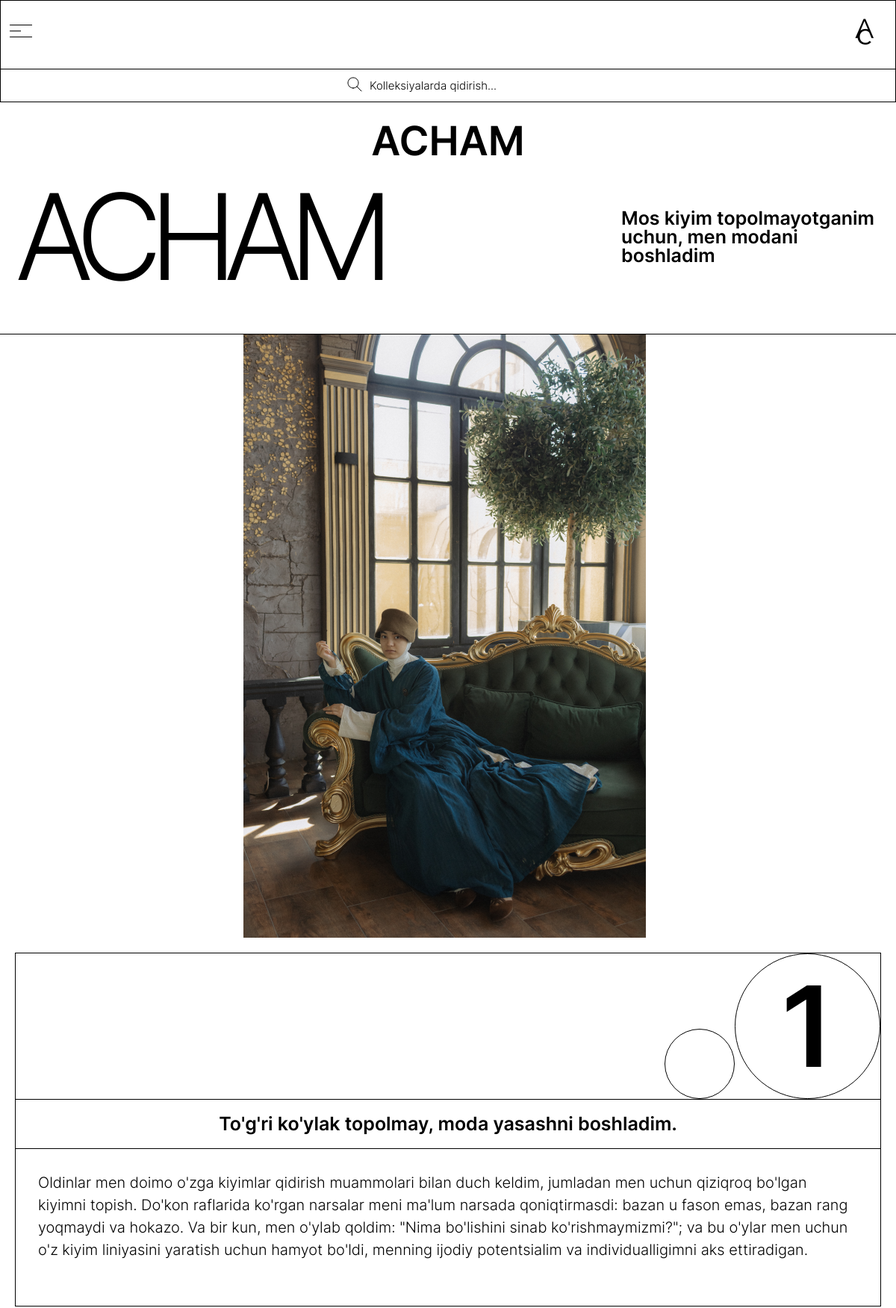
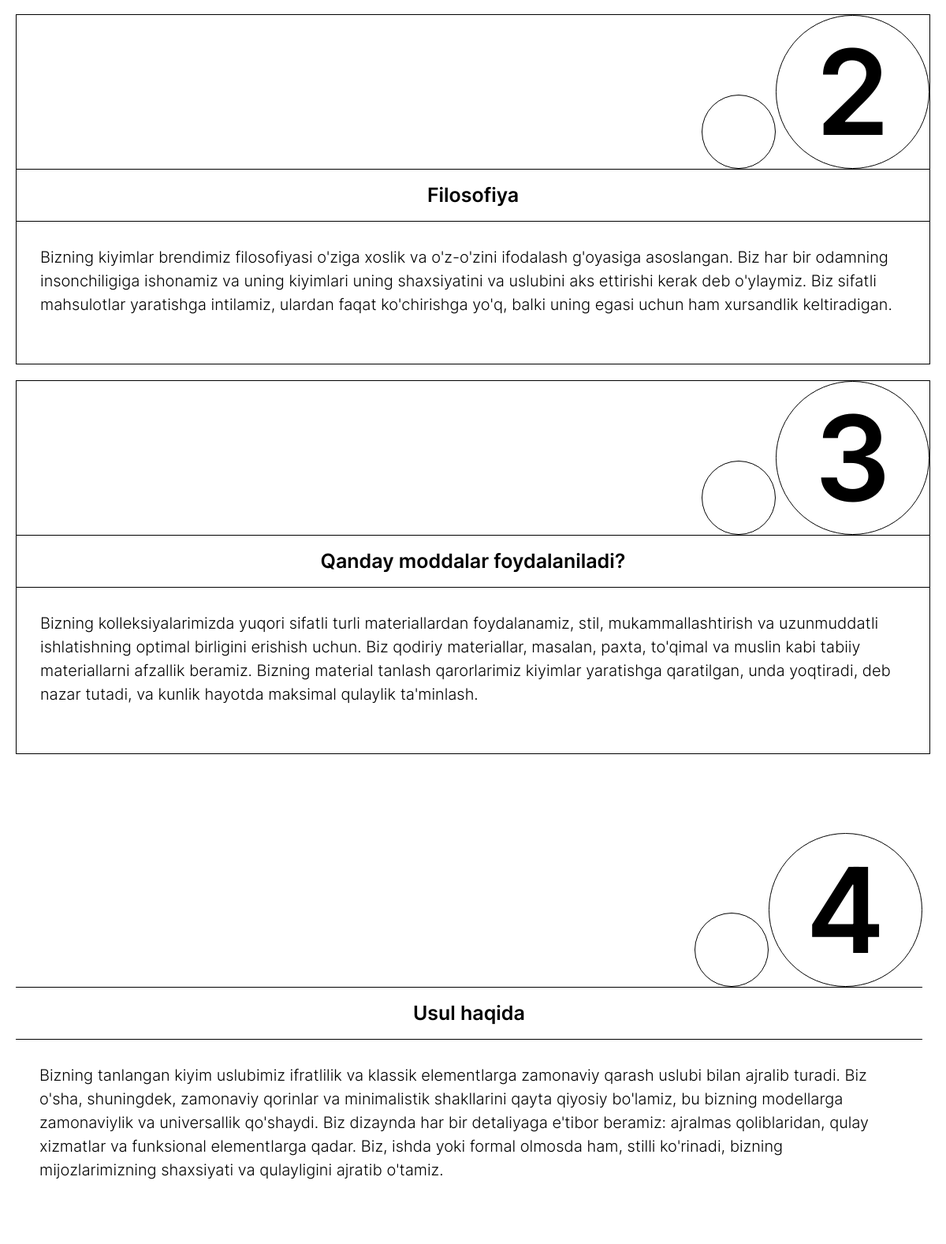
/fourth_page_uz/ (upper part), run on the app's committed database (2 pictures, top to bottom).
### backend/models.py (models this page shows, shortened)
class CountBlogAbout(models.Model):
    title = models.CharField(max_length=50, verbose_name='Заголовок поля')
    image = models.ImageField(upload_to='images', verbose_name='Фото поля')
    def get_image(self):
        try:
            return self.image.url
        except:
            return ''
    class Meta:
        verbose_name = 'Поле о нас'
        verbose_name_plural = 'Поля о нас'

class AboutUs(models.Model):
    ind = models.PositiveIntegerField(verbose_name='Индексация элемента')
    title = models.CharField(max_length=255, null=True, blank=True, verbose_name='Заголовок блока о нас')
    description = models.TextField(null=True, blank=True, verbose_name='Описание')
    title_en = models.CharField(max_length=255, null=True, blank=True, verbose_name='Заголовок блока о нас {en}')
    description_en = models.TextField(null=True, blank=True, verbose_name='Описание {en}')
    title_uz = models.CharField(max_length=255, null=True, blank=True, verbose_name='Заголовок блока о нас {uz}')
    description_uz = models.TextField(null=True, blank=True, verbose_name='Описание {uz}')
    count = models.ForeignKey(CountBlogAbout, verbose_name='Поле информации', on_delete=models.CASCADE, null=True, blank=True,
                              related_name='blogsAbout')
    class Meta:
        verbose_name = 'Блок о нас'
        verbose_name_plural = 'Блоки о нас'

### backend/views.py (the view)
# urls.py: path('fourth_page_uz/', fourth_page_uz, name='fourth_page_uz'),
def fourth_page_uz(request):
    count_about = CountBlogAbout.objects.all()
    index_len = len(count_about) * 3
    index_list = [ind for ind in range(1, index_len+1)]
    context = {
        'count_about': count_about,
        'index_len': index_len,
        'index_list': index_list
    }
    return render(request, 'fourth_page_uz.html', context)

### backend/cart.py (called while the page is built)
    def __len__(self):
        return sum(item['quantity'] for item in self.cart.values())

    def get_total_price(self):
        return sum(Decimal(item['price']) * item['quantity'] for item in
                   self.cart.values())

### backend/context_processors.py (called while the page is built)
def cart(request):
    return {'cart': Cart(request)}

### backend/views.py (called while the page is built)
def cart_form_processor(request):
    return {
            'cart_form': CartForm(),
            'cart_form_en': CartFormEn(),
            'cart_form_uz': CartFormUz()
            }

### backend/templates/fourth_page_uz.html (shortened to what this page needs)
{% extends 'base_uz.html' %}
{% load static %}
{% block main %}
{% include 'components/header/_header_other_uz.html' %}
<main class="main">
    <div class="main__top">
        <h2 class="main__top-title">ACHAM</h2>
        <p class="main__top-text">Mos kiyim topolmayotganim uchun, men modani boshladim</p>
    </div>
    <div class="main__bottom">
        {% for blog_about in count_about %}
        <div class="main__bottom-top">
            {% if not forloop.counter|divisibleby:2 %}
            <div class="main__bottom-top--column">
                <img src="{{ blog_about.get_image }}" alt="" style="object-fit: cover;">
            </div>
            {% endif %}
            {% for blog in blog_about.blogsAbout.all %}
            <div class="main__bottom-top--column">
                <div class="main__bottom-top--column---top">
                    <div></div>
                    <div>
                        {{ blog.ind }}
                    </div>
                </div>
                <div class="main__bottom-top--column---title">
                    <h2>{{ blog.title_uz }}</h2>
                </div>
                <div class="main__bottom-top--column---text">
                    {{ blog.description_uz }}
                </div>
            </div>
            {% endfor %}
        </div>
        {% endfor %}
    </div>
</main>
{% endblock main %}

### static/style/style.css (style rules this page uses)
:root { --ml: "Montserrat-Light"; --mli: "Montserrat-LightItalic"; --msb: "Montserrat-SemiBold"; --cen: "Century", sans-serif; }
html { overflow-x: hidden !important; }
body { font-family: var(--ml); -webkit-user-select: none; -moz-user-select: none; -ms-user-select: none; user-select: none; }
.main { width: 100%; }
.main__top { width: 100%; padding: 25px 20px 50px 20px; display: -webkit-box; display: -ms-flexbox; display: flex; -webkit-box-pack: justify; -ms-flex-pack: justify; justify-content: space-between; -webkit-box-align: center; -ms-flex-align: center; align-items: center; border-bottom: 1px solid black; }
.main__top-title { color: #000; font-size: 160px; font-family: var(--mli); letter-spacing: -18px; word-spacing: -8px; }
.main__top-text { font-size: 25px; font-family: var(--msb); color: #000; max-width: 30%; width: 100%; }
.main__bottom { display: -webkit-box; display: -ms-flexbox; display: flex; -webkit-box-orient: vertical; -webkit-box-direction: normal; -ms-flex-direction: column; flex-direction: column; -webkit-box-pack: center; -ms-flex-pack: center; justify-content: center; -webkit-box-align: center; -ms-flex-align: center; align-items: center; width: 100%; padding: 0 20px; gap: 100px; }
.main__bottom-top { display: -webkit-box; display: -ms-flexbox; display: flex; -webkit-box-pack: center; -ms-flex-pack: center; justify-content: center; -webkit-box-align: end; -ms-flex-align: end; align-items: flex-end; }
.main__bottom-top--column { display: -webkit-box; display: -ms-flexbox; display: flex; -webkit-box-orient: vertical; -webkit-box-direction: normal; -ms-flex-direction: column; flex-direction: column; -webkit-box-pack: center; -ms-flex-pack: center; justify-content: center; width: 100%; border: 1px solid black; }
.main__bottom-top--column:first-of-type { border: none; margin: 0 10px 0 0; }
.main__bottom-top--column---top { width: 100%; display: -webkit-box; display: -ms-flexbox; display: flex; -webkit-box-pack: end; -ms-flex-pack: end; justify-content: end; -webkit-box-align: end; -ms-flex-align: end; align-items: flex-end; border-bottom: 1px solid black; }
.main__bottom-top--column---top div:first-of-type { max-width: 94px; width: 100%; height: 94px; display: block; border: 1px solid black; border-radius: 50%; }
.main__bottom-top--column---top div:last-of-type { display: -webkit-box; display: -ms-flexbox; display: flex; -webkit-box-pack: center; -ms-flex-pack: center; justify-content: center; -webkit-box-align: center; -ms-flex-align: center; align-items: center; text-align: center; max-width: 195px; width: 100%; height: 195px; border: 1px solid black; border-radius: 50%; font-family: var(--msb); font-size: 150px; color: #000; }
.main__bottom-top--column---title { padding: 20px 0; display: -webkit-box; display: -ms-flexbox; display: flex; -webkit-box-pack: center; -ms-flex-pack: center; justify-content: center; -webkit-box-align: center; -ms-flex-align: center; align-items: center; border-bottom: 1px solid black; width: 100%; }
.main__bottom-top--column---text { font-family: var(--mli); font-size: 20px; line-height: 150%; color: #000; padding: 30px 30px 60px 30px; }
.main__bottom-top--column---title h2 { font-size: 25px; font-family: var(--msb); color: #000; }
@media (max-width: 1600px) { .main__bottom-top { -webkit-box-orient: vertical; -webkit-box-direction: normal; -ms-flex-direction: column; flex-direction: column; -webkit-box-pack: center; -ms-flex-pack: center; justify-content: center; -webkit-box-align: center; -ms-flex-align: center; align-items: center; gap: 20px; } }
@media (max-width: 1600px) { .main__bottom-top--column { width: -webkit-fit-content; width: -moz-fit-content; width: fit-content; } }

### static/style/nullstyle.css (style rules this page uses)
* { padding: 0; margin: 0; border: 0; }
*, *:before, *:after { -moz-box-sizing: border-box; -webkit-box-sizing: border-box; box-sizing: border-box; }
html, body { width: 100%; font-size: 100%; line-height: 1; font-size: 14px; -ms-text-size-adjust: 100%; -moz-text-size-adjust: 100%; -webkit-text-size-adjust: 100%; }
img { vertical-align: top; }
h1, h2, h3, h4, h5, h6 { font-size: inherit; font-weight: inherit; }

### data on the page
CountBlogAbout: get_image (picture)
AboutUs: ind "1", title_uz "To'g'ri ko'ylak topolmay, moda yasashni boshladim.", description_uz "Oldinlar men doimo o'zga kiyimlar qidirish muammolari bilan duch keldim, jumladan men uchun qiziqroq bo'lgan kiyimni topish. Do'kon raflarida ko'rgan narsalar meni ma'lum narsada qoniqtirmasdi: bazan u fason emas, bazan rang yoqmaydi va hokazo. Va bir kun, men o'ylab qoldim: \"Nima bo'lishini sinab ko'rishmaymizmi?\"; va bu o'ylar men uchun o'z kiyim liniyasini yaratish uchun hamyot bo'ldi, menning ijodiy potentsialim va individualligimni aks ettiradigan."
AboutUs: ind "2", title_uz "Filosofiya", description_uz "Bizning kiyimlar brendimiz filosofiyasi o'ziga xoslik va o'z-o'zini ifodalash g'oyasiga asoslangan. Biz har bir odamning insonchiligiga ishonamiz va uning kiyimlari uning shaxsiyatini va uslubini aks ettirishi kerak deb o'ylaymiz. Biz sifatli mahsulotlar yaratishga intilamiz, ulardan faqat ko'chirishga yo'q, balki uning egasi uchun ham xursandlik keltiradigan."
AboutUs: ind "3", title_uz "Qanday moddalar foydalaniladi?", description_uz "Bizning kolleksiyalarimizda yuqori sifatli turli materiallardan foydalanamiz, stil, mukammallashtirish va uzunmuddatli ishlatishning optimal birligini erishish uchun. Biz qodiriy materiallar, masalan, paxta, to'qimal va muslin kabi tabiiy materiallarni afzallik beramiz. Bizning material tanlash qarorlarimiz kiyimlar yaratishga qaratilgan, unda yoqtiradi, deb nazar tutadi, va kunlik hayotda maksimal qulaylik ta'minlash."
AboutUs: ind "4", title_uz "Usul haqida", description_uz "Bizning tanlangan kiyim uslubimiz ifratlilik va klassik elementlarga zamonaviy qarash uslubi bilan ajralib turadi. Biz o'sha, shuningdek, zamonaviy qorinlar va minimalistik shakllarini qayta qiyosiy bo'lamiz, bu bizning modellarga zamonaviylik va universallik qo'shaydi. Biz dizaynda har bir detaliyaga e'tibor beramiz: ajralmas qoliblaridan, qulay xizmatlar va funksional elementlarga qadar. Biz, ishda yoki formal olmosda ham, stilli ko'rinadi, bizning mijozlarimizning shaxsiyati va qulayligini ajratib o'tamiz."
